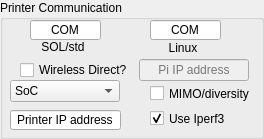
           <widget class="QGroupBox" name="PrinterComBox">
            <property name="minimumSize">
             <size>
              <width>253</width>
              <height>139</height>
             </size>
            </property>
            <property name="title">
             <string>Printer Communication</string>
            </property>
            <widget class="QLineEdit" name="IPaddrText">
             <property name="geometry">
              <rect>
               <x>10</x>
               <y>110</y>
               <width>111</width>
               <height>20</height>
              </rect>
             </property>
             <property name="text">
              <string>Printer IP address</string>
             </property>
             <property name="alignment">
              <set>Qt::AlignCenter</set>
             </property>
            </widget>
            <widget class="QCheckBox" name="MIMOCheckbox">
             <property name="geometry">
              <rect>
               <x>150</x>
               <y>85</y>
               <width>105</width>
               <height>17</height>
              </rect>
             </property>
             <property name="minimumSize">
              <size>
               <width>105</width>
               <height>17</height>
              </size>
             </property>
             <property name="text">
              <string>MIMO/diversity</string>
             </property>
            </widget>
            <widget class="QLineEdit" name="SOLComText">
             <property name="geometry">
              <rect>
               <x>30</x>
               <y>20</y>
               <width>71</width>
               <height>20</height>
              </rect>
             </property>
             <property name="text">
              <string>COM</string>
             </property>
             <property name="alignment">
              <set>Qt::AlignCenter</set>
             </property>
            </widget>
            <widget class="QLineEdit" name="LinuxComText">
             <property name="geometry">
              <rect>
               <x>150</x>
               <y>20</y>
               <width>71</width>
               <height>20</height>
              </rect>
             </property>
             <property name="text">
              <string>COM</string>
             </property>
             <property name="alignment">
              <set>Qt::AlignCenter</set>
             </property>
            </widget>
            <widget class="QLabel" name="label_3">
             <property name="geometry">
              <rect>
               <x>40</x>
               <y>40</y>
               <width>46</width>
               <height>13</height>
              </rect>
             </property>
             <property name="text">
              <string>SOL/std</string>
             </property>
             <property name="alignment">
              <set>Qt::AlignCenter</set>
             </property>
             <property name="buddy">
              <cstring>SOLComText</cstring>
             </property>
            </widget>
            <widget class="QLabel" name="label_4">
             <property name="geometry">
              <rect>
               <x>160</x>
               <y>40</y>
               <width>46</width>
               <height>16</height>
              </rect>
             </property>
             <property name="text">
              <string>Linux</string>
             </property>
             <property name="alignment">
              <set>Qt::AlignCenter</set>
             </property>
             <property name="buddy">
              <cstring>LinuxComText</cstring>
             </property>
            </widget>
            <widget class="QCheckBox" name="Iperf3checkBox">
             <property name="geometry">
              <rect>
               <x>150</x>
               <y>110</y>
               <width>80</width>
               <height>17</height>
              </rect>
             </property>
             <property name="minimumSize">
              <size>
               <width>80</width>
               <height>17</height>
              </size>
             </property>
             <property name="text">
              <string>Use Iperf3</string>
             </property>
             <property name="checked">
              <bool>true</bool>
             </property>
            </widget>
            <widget class="QComboBox" name="PrinterTypeCombo">
             <property name="geometry">
              <rect>
               <x>10</x>
               <y>80</y>
               <width>110</width>
               <height>22</height>
              </rect>
             </property>
             <property name="minimumSize">
              <size>
               <width>100</width>
               <height>22</height>
              </size>
             </property>
             <property name="maximumSize">
              <size>
               <width>110</width>
               <height>22</height>
              </size>
             </property>
             <property name="currentIndex">
              <number>0</number>
             </property>
             <item>
              <property name="text">
               <string>SoC</string>
              </property>
             </item>
             <item>
              <property name="text">
               <string>SoL</string>
              </property>
             </item>
             <item>
              <property name="text">
               <string>Styx</string>
              </property>
             </item>
             <item>
              <property name="text">
               <string>Stingray</string>
              </property>
             </item>
             <item>
              <property name="text">
               <string>Pi</string>
              </property>
             </item>
            </widget>
            <widget class="QWidget" name="layoutWidget">
             <property name="geometry">
              <rect>
               <x>20</x>
               <y>51</y>
               <width>229</width>
               <height>38</height>
              </rect>
             </property>
             <layout class="QHBoxLayout" name="horizontalLayout_27">
              <item>
               <widget class="QCheckBox" name="WifiDirectCheckbox">
                <property name="minimumSize">
                 <size>
                  <width>105</width>
                  <height>17</height>
                 </size>
                </property>
                <property name="text">
                 <string>Wireless Direct?</string>
                </property>
               </widget>
              </item>
              <item>
               <widget class="QLineEdit" name="piAddr">
                <property name="enabled">
                 <bool>false</bool>
                </property>
                <property name="inputMask">
                 <string/>
                </property>
                <property name="alignment">
                 <set>Qt::AlignCenter</set>
                </property>
                <property name="placeholderText">
                 <string>Pi IP address</string>
                </property>
               </widget>
              </item>
             </layout>
            </widget>
           </widget>
